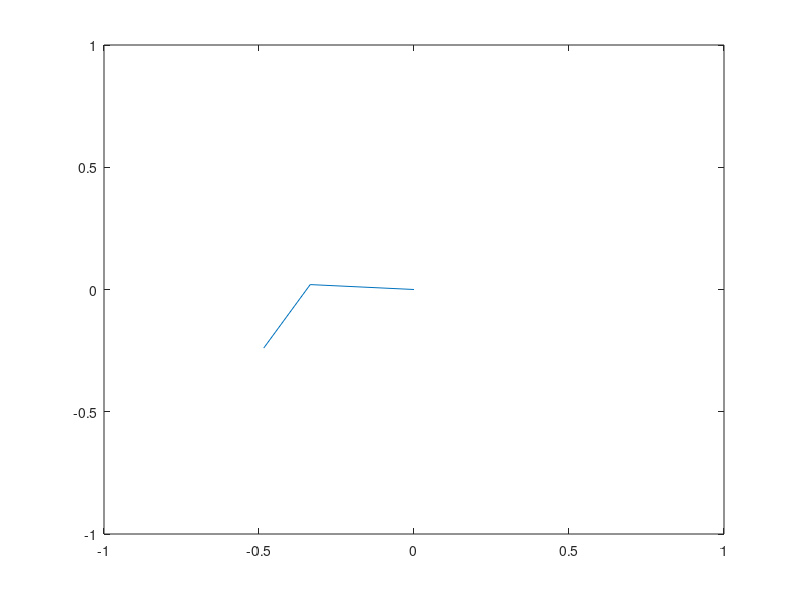

Recreate this plot in MATLAB.
clc; clear all;
n=2;
J = [0 1];

m=[0.5 0.5];
l=[0.3 0.3];
dxcom = [0.15 0];
dycom = [0 0];          %distance from Oi-1 to Ci
dzcom = [0 0.15];       %in body fixed frame

Ixx =[0                               1/(12*m(2)*l(2)*l(2))];
Iyy =[1/(12*m(1)*l(1)*l(1))           1/(12*m(2)*l(2)*l(2))]; %in body fixed frame
Izz =[1/(12*m(1)*l(1)*l(1))           0                    ];
Ixy =[0                               0                    ];
Iyz =[0                               0                    ];
Izx =[0                               0                    ];

wim=[0 0 0]'; dwim=[0 0 0]'; ao=[0 0 0]'; ac=[0 0 0]';






a=[0; 0.3];
alp=[0,-90]*pi/180;
d=[0,0.15];
th=[0,0]*pi/180;
qi = [0*pi/180, 0.15];
qf=[120*pi/180, 0.3]+pi/6;
dE6=[0;0;0.3];
T = 10; step=1000;
incr = T/100;
j=0;
for t=0:incr:T
    j = j+1;
    temp=eye(4,4);
    Ri0=eye(3,3);
    % q=qi+((qf-qi)*j/step);
    %Cyclodial Trajestory
    q=qi+((qf-qi)/T)*(t-(T/(2*pi))*(sin(2*pi*t/T)));
    dqi=((qf-qi)/T)*(1-cos(2*pi*t/T));
    ddqi=((qf-qi)/T)*(2*pi/T)*sin(2*pi*t/T);
    
    
    %Forward Recursion
    for i=1:n
        th(i) = J(i)*th(i)  + (1-J(i))*q(i);
        di(i) = (1-J(i))*d(i) + J(i)*q(i);
        
        Ti=[cos(th(i))             -sin(th(i))               0           a(i)
            sin(th(i))*cos(alp(i))  cos(th(i))*cos(alp(i)) -sin(alp(i)) -d(i)*sin(alp(i))
            sin(th(i))*sin(alp(i))  cos(th(i))*sin(alp(i))  cos(alp(i))  d(i)*cos(alp(i))
            0                       0                        0            1                ];
        
        
        aim1_i =Ri0*Ti(1:3,4);
        Ti0(1:4,1:4,i)=temp*Ti;
        Ri0 = Ti0(1:3,1:3,i);
        zi=Ti0(1:3,3,i);
        oi0(1:3,i)=Ti0(1:3,4,i);
        di=Ri0*[dxcom(i) dycom(i) dzcom(i)]';
        Iib=[Ixx(i) Ixy(i) Izx(i)
            Ixx(i) Iyy(i) Izx(i)
            Ixx(i) Ixy(i) Izz(i)];
        Ii=Ri0*Iib*Ri0';
        wi=wim+(1-J(i))*zi*qi(i);
        dwi=dwim + (1-J(i))*(cross(wi,zi*dqi(i))+zi*dqi(i));
        
        
        
        
        temp=Ti0(1:4,1:4,i);
    end
    %Backward Recursion
    % for i=n:-1:1
    Ti0(:,:,n);
    pe0=oi0(1:3,n)+Ti0(1:3,1:3,n)*dE6;
    XX=[oi0(1,:),pe0(1)];
    YY=[oi0(2,:),pe0(2)];
    ZZ=[oi0(3,:),pe0(3)];
    figure(1)
    %  plot3(XX,YY,ZZ);
    %axis([-1.5 1.5 -1.5 1.5 -1.5 1.5])
    
    plot(XX,YY);
    axis([-1 1 -1 1])
    pause(0.1)
end




